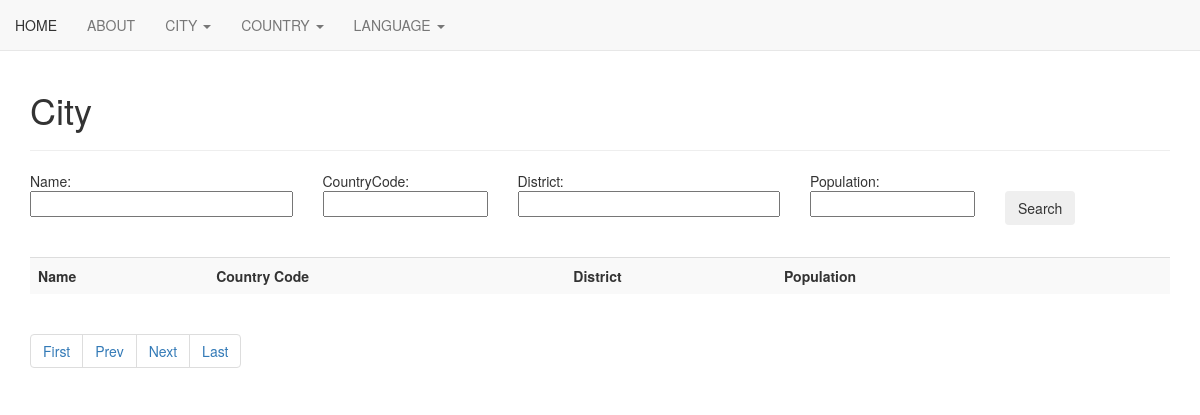
The app's page /World/tableCity/queryCity.php?name=Abaetetuba, older data.
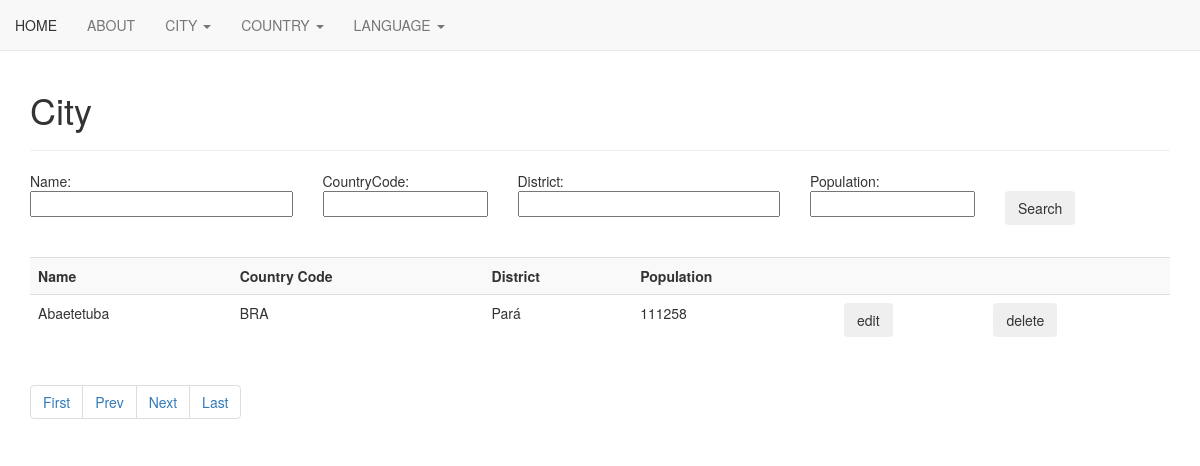
The same page, newer data.
### tables this page shows
CREATE TABLE `city` (
  `ID` int(4) NOT NULL,
  `Name` varchar(35) NOT NULL DEFAULT '',
  `CountryCode` char(3) NOT NULL DEFAULT '',
  `District` varchar(20) NOT NULL DEFAULT '',
  `Population` int(11) NOT NULL DEFAULT '0'
);

### World/tableCity/queryCity.php (the view, shortened to what the changed rows need)
<!DOCTYPE html>
<html>
    <head>
    <link rel="stylesheet" href="https://maxcdn.bootstrapcdn.com/bootstrap/3.4.0/css/bootstrap.min.css">
    <link rel="stylesheet" href="queryCity.css">
    </head>
    <body>
    <?php include '../mynavbar.php'; ?>
    <br>
        <div class="container">
        <h1 class="display-4">City</h1>
            <br>
            <?php
                include 'config.php';
                echo "<table class='table table-striped'>";
                echo "<tr>";
                    printTableHeadingData("Name");
                echo "</tr>";
                $limit = 20;
                if (isset($_GET['pageno'])) {
                    $pageno = $_GET['pageno'];
                }
                else
                    $pageno = 1;
                $offset = ($pageno-1) * $limit;
                if (searchbarEmpty())
                    $sql = "SELECT * FROM city ORDER by Name LIMIT $offset, $limit;";
                else {
                    $sql = "SELECT * FROM city WHERE ";
                    foreach($fields as $field) {
                        if (!empty($_GET[$field])) {
                            $item = addslashes($_GET[$field]);
                            $sql .= $field."='".$item."' AND ";
                        }
                    }
                    $sql .="true ORDER by Name LIMIT $offset, $limit;";
                }
                $result = $conn->query($sql);
                printTableRows($result);
                echo "</table>";
                function printTableRows($result) {
                    if ($result->num_rows > 0) {
                        while($row = $result->fetch_assoc()) {
                            echo "<tr>";
                                $ID = $row["ID"];
                                printTableRowData($row["Name"]);
                                $editbutton = "<form action='editCity.php' method='POST'>";
                                $editbutton .= "<button name='ID' class='submit-button  btn btn-outline-secondary' value=$ID>edit</button>";
                                $editbutton .= "</form>";
                                $deletebutton = "<form action='deleteCity.php' method='POST'>";
                                $deletebutton .= "<button name='ID' class='submit-button  btn btn-outline-secondary' value=$ID>delete</button>";
                                $deletebutton .= "</form>";
                            echo "</tr>";
                        }
                    }
                }
                function printTableHeadingData($rowdata) {
                    echo "<th>";
                        echo $rowdata;
                    echo "</th>";
                }
                function printTableRowData($rowdata) {
                    echo "<td>";
                        echo $rowdata;
                    echo "</td>";
                }
                function searchbarEmpty() {
                    $fields = array("name", "countrycode", "district", "population");
                    foreach ($fields as $field) {
                        if (!empty($_GET[$field]))
                            return false;
                    }
                    return true;
                }
        echo "</div>";
        ?>
    </body>
</html>

### World/mynavbar.php (shortened to what the changed rows need)
<!DOCTYPE html>
<html>
    <head>
        <link rel="stylesheet" href="https://maxcdn.bootstrapcdn.com/bootstrap/3.4.0/css/bootstrap.min.css">
        <link rel="stylesheet" type="text/css" href="../mynavbar.css">
    </head>
    <body>
        <nav class="navbar navbar-default navbar-fixed-top">
            <div id="myNavbar">
                <ul class="nav navbar-nav navbar-left">
                    <li><a href="../index.php">HOME</a></li>
                </ul>
            </div>
          </nav>
    </body>
</html>

Row changes from the older to the newer data that the page shows:
added city: Name "Abaetetuba BRA Pará 111258", $ID 395 (drawn)
